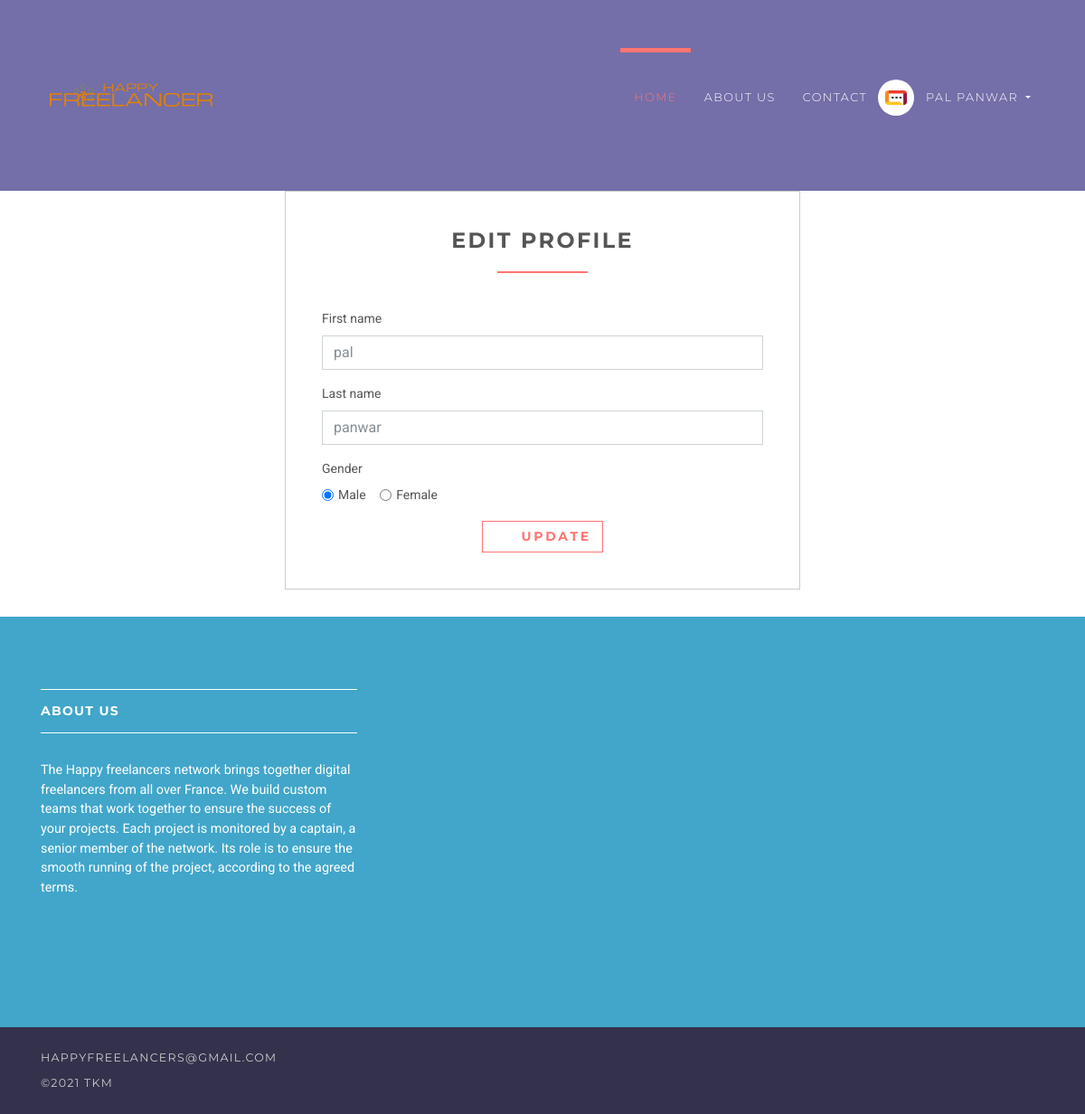
The app's page /employee/profile/update (signed in) with its own data.
### accounts/models.py (models this page shows, shortened)
class User(AbstractUser):
    username = None
    role = models.CharField(max_length=12, error_messages={
        'required': "Role must be provided"
    })
    gender = models.CharField(max_length=10, blank=True, null=True, default="")
    email = models.EmailField(unique=True, blank=False,
                              error_messages={
                                  'unique': "A user with that email already exists.",
                              })
    USERNAME_FIELD = "email"
    REQUIRED_FIELDS = []
    objects = UserManager()

### jobsapp/views/employee.py (the view)
# urls.py: path('employee/profile/update', EditProfileView.as_view(), name='employer-profile-update'),
class EditProfileView(UpdateView):
    model = User
    form_class = EmployeeProfileUpdateForm
    context_object_name = 'employee'
    template_name = 'jobs/employee/edit-profile.html'
    success_url = reverse_lazy('accounts:employer-profile-update')
    @method_decorator(login_required(login_url=reverse_lazy('accounts:login')))
    @method_decorator(user_is_employee)
    def dispatch(self, request, *args, **kwargs):
        return super().dispatch(self.request, *args, **kwargs)
    def get(self, request, *args, **kwargs):
        try:
            self.object = self.get_object()
        except Http404:
            raise Http404("User doesn't exists")
        return self.render_to_response(self.get_context_data())
    def get_object(self, queryset=None):
        obj = self.request.user
        print(obj)
        if obj is None:
            raise Http404("Job doesn't exists")
        return obj

### accounts/forms.py
class EmployeeProfileUpdateForm(forms.ModelForm):
    def __init__(self, *args, **kwargs):
        super(EmployeeProfileUpdateForm, self).__init__(*args, **kwargs)
        self.fields['first_name'].widget.attrs.update(
            {
                'placeholder': 'Enter First Name',
            }
        )
        self.fields['last_name'].widget.attrs.update(
            {
                'placeholder': 'Enter Last Name',
            }
        )
    class Meta:
        model = User
        fields = ["first_name", "last_name", "gender"]

### templates/jobs/employee/edit-profile.html (shortened to what this page needs)
{% extends 'base.html' %}
{% load static %}
{% block content %}
    <div class="col-lg-6 offset-3">
        <div class="box">
            <h3 class="heading">Edit Profile</h3>
            <form action="" method="post">
                {% for field in form %}
                    {% if field.name == 'gender' %}
                        <div class="form-group">
                            <label for="gender">Gender</label>
                            <br>
                            <div class="form-check form-check-inline">
                                <input class="form-check-input" {% if field.value == 'male' %} checked {% endif %}
                                       type="radio" name="gender" id="male gender"
                                       value="male">
                                <label class="form-check-label" for="male">Male</label>
                            </div>
                            <div class="form-check form-check-inline">
                                <input class="form-check-input" {% if field.value == 'female' %} checked {% endif %}
                                       type="radio" name="gender" id="female"
                                       value="female">
                                <label class="form-check-label" for="female">Female</label>
                            </div>
                        </div>
                    {% else %}
                        <div class="form-group">
                            <label for="id_{{ field.name }}">{{ field.label }}</label>
                            <input type="{{ field.field.widget.input_type }}"
                                   class="form-control"
                                   name="{{ field.name }}"
                                   id="id_{{ field.name }}"
                                   value="{{ field.value }}"
                                   placeholder="{{ field.field.widget.attrs.placeholder }}">
                        </div>
                    {% endif %}
                {% endfor %}
                <div class="text-center">
                    <button type="submit" class="btn btn-outline-white-primary">
                        <i class="fa fa-signing"></i> Update
                    </button>
                </div>
            </form>
        </div>
    </div>
{% endblock %}

### templates/base.html (shortened to what this page needs)
{% load static %}
<!DOCTYPE html>
<html>
<head>
    <link rel="stylesheet"
          href="{% static 'vendor/bootstrap/css/bootstrap.min.css' %}">
    <link rel="stylesheet"
          href="{% static 'vendor/font-awesome/css/font-awesome.min.css' %}">
    <link rel="stylesheet"
          href="{% static 'vendor/owl.carousel/assets/owl.carousel.css' %}">
    <link rel="stylesheet"
          href="{% static 'vendor/owl.carousel/assets/owl.theme.default.css' %}">
    <link rel="stylesheet" href="{% static 'css/style.default.css' %}"
          id="theme-stylesheet">
    <link rel="stylesheet" href="{% static 'css/custom.css' %}">
</head>
<body>
<header class="header">
    <nav class="navbar navbar-expand-lg">
        <div class="container">
            <a href="/" class="navbar-brand">
                <img src="{% static 'img/logo-small2.png' %}" alt="logo" class="d-none d-lg-block">
            </a>
            <div id="navbarSupportedContent" class="collapse navbar-collapse">
                <ul class="navbar-nav ml-auto">
                    <li class="nav-item active">
                        <a href="/" class="nav-link">Home <span class="sr-only">(current)</span></a>
                    </li>
                    <li class="nav-item">
                        <a href="#about" class="nav-link">About Us</a>
                    </li>
                    <li class="nav-item">
                        <a href="#contact" class="nav-link">Contact</a>
                    </li>
                    {% if request.user.is_authenticated and request.user.role == 'employer' %}
                        <li class="nav-item dropdown">
                            <a id="clientZone" href="#" data-toggle="dropdown"
                               aria-haspopup="true" aria-expanded="false"
                               class="nav-link dropdown-toggle has-img mb-3 mb-lg-0 mt-3 mt-lg-0">
                                <div class="client-menu-image">
                                    <div class="inner">
                                        <img src="{% static 'img/company-1.png' %}"
                                             alt="company image"
                                             class="img-fluid">
                                    </div>
                                </div>
                                {% if request.user.role == 'employee' %}
                                    {{ request.user.first_name }} {{ request.user.last_name }}
                                {% else %}
                                    {{ request.user.first_name }}
                                {% endif %}
                            </a>
                            <div aria-labelledby="clientZone" class="dropdown-menu">
                                <a href="{% url 'jobs:employer-dashboard' %}" class="dropdown-item">Dashboard</a>
                                <a href="{% url 'jobs:employer-all-applicants' %}" class="dropdown-item">Applicants </a>
                                <a href="{% url 'jobs:employer-jobs-create' %}" class="dropdown-item">Post a new
                                    job </a>
                                <a href="{% url 'accounts:logout' %}" class="dropdown-item">Logout</a>
                            </div>
                        </li>
                    {% elif request.user.is_authenticated and request.user.role == 'employee' %}
                        <li class="nav-item dropdown">
                            <a id="clientZone" href="#" data-toggle="dropdown"
                               aria-haspopup="true" aria-expanded="false"
                               class="nav-link dropdown-toggle has-img mb-3 mb-lg-0 mt-3 mt-lg-0">
                                <div class="client-menu-image">
                                    <div class="inner">
                                        <img src="{% static 'img/company-1.png' %}"
                                             alt="company image"
                                             class="img-fluid">
                                    </div>
                                </div>
                                {% if request.user.role == 'employee' %}
                                    {{ request.user.first_name }} {{ request.user.last_name }}
                                {% else %}
                                    {{ request.user.first_name }}
                                {% endif %}
                            </a>
                        </li>
                    {% endif %}
                </ul>
            </div>
        </div>
    </nav>
</header>
<div>
    {% block content %} {% endblock %}
</div>
<footer class="footer" id="about">
    <div class="footer__block">
        <div class="container">
            <div class="row">
                <div class="col-lg-4 col-md-12 mb-5">
                    <h4 class="h5">About Us</h4>
                    <p> The Happy freelancers network brings together digital freelancers from all over France. We build custom teams that work together to ensure the success of your projects. Each project is monitored by a captain, a senior member of the network. Its role is to ensure the smooth running of the project, according to the agreed terms.</p>
                </div>
            </div>
        </div>
    </div>
    <div class="footer__copyright" id="contact">
        <div class="container">
            <div class="row">
                <div class="col-md-6 text-md-left text-center">
                    happyfreelancers@gmail.com<br>
                    <p>&copy;2021 TKM</p>
                </div>
            </div>
        </div>
    </div>
</footer>
</body>
</html>

### records on screen
User: user.first_name "PAL", user.last_name "PANWAR", first_name "pal" "panwar", gender "☑", gender "☐ Female"

### other values on screen
{{ field.label }} "First name" "Last name"
